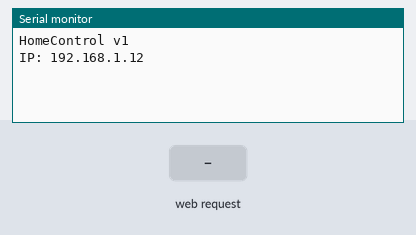
Bench run of a sketch on a simulated Arduino Uno, built with avr-gcc and run on an emulated ATmega328P. Shown: the last lines printed to the serial monitor. Inputs (shaded band) come from the test bench.

Above: at 1.2 s.
1.3 s: HTTP request GET /rawCmd received
At 2.4 s:
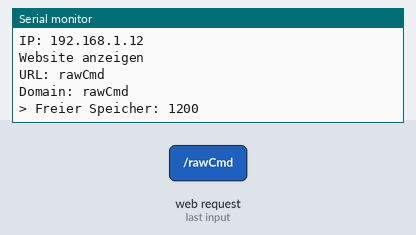
2.8 s: HTTP request GET /schalte received
At 3.15 s:
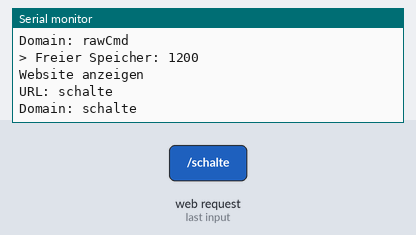

Measured:
- after the input at 1.3 s, the serial monitor: prints a new line at once (image 1)
- after the input at 2.8 s, the serial monitor: prints a new line at once (image 2)

The sketch:

SHYS-Funksender.ino
```cpp
// (licence header left out)
#include <SPI.h>
#include <Ethernet.h>
#include <MemoryFree.h>
#include <RCSwitch.h>

int lastMem = freeMemory();


// Transmitter is connected to Arduino Pin #7
#define TRANSMITTER_PIN 7
//Receiver is on Interrupt 0 - Arduino Pin #2
#define RECEIVER_PIN 2

// Variablen für Netzwerkdienste
EthernetServer HttpServer(80);
EthernetClient interfaceClient;


// Variablen für Webseiten/Parameter
char*      rawCmdAnschluss          = (char*)malloc(sizeof(char)*20);

const int  MAX_BUFFER_LEN           = 80; // max characters in page name/parameter
char       buffer[MAX_BUFFER_LEN+1]; // additional character for terminating null


// Instance of RCSwitch
RCSwitch mySwitch = RCSwitch();

#if defined(__SAM3X8E__)
    #undef __FlashStringHelper::F(string_literal)
    #define F(string_literal) string_literal
#endif

const __FlashStringHelper * htmlHeader;
const __FlashStringHelper * htmlHead;
const __FlashStringHelper * htmlFooter;

// ------------------ Reset stuff --------------------------
void(* resetFunc) (void) = 0;
unsigned long resetMillis;
boolean resetSytem = false;
// --------------- END - Reset stuff -----------------------


/**
 * SETUP
 *
 * Grundeinrichtung der HomeControl
 * - Serielle Ausgabe aktivieren
 * - TFT initialisieren
 * - Netzwerk initialisieren
 * - Webserver starten
 * - IN-/OUT- Pins definieren
 * - Waage initialisieren (Tara)
 */
void setup() {
  unsigned char mac[]  = {0xDE, 0xAD, 0xBE, 0xEF, 0xFE, 0xED  };
  unsigned char ip[]   = { 192, 168, 1, 12 };
  unsigned char dns[]  = { 192, 168, 1, 1  };
  unsigned char gate[] = { 192, 168, 1, 1  };
  unsigned char mask[] = { 255, 255, 255, 0  };

  // Serial initialisieren
  Serial.begin(9600);
  while (!Serial) {
    ; // wait for serial port to connect. Needed for Leonardo only
  }
  Serial.println(F("HomeControl v1"));
  Serial.println();

  mySwitch.enableTransmit(TRANSMITTER_PIN);
  mySwitch.enableReceive(RECEIVER_PIN);

  // Optional set pulse length.
 //mySwitch.setPulseLength(350);


  // Netzwerk initialisieren
  Ethernet.begin(mac, ip, dns, gate, mask);
  HttpServer.begin();

  Serial.print( F("IP: ") );
  Serial.println(Ethernet.localIP());

  initStrings();
}

/**
 * LOOP
 *
 * Standard-Loop-Methode des Arduino Sketch
 * Diese Methode wird nach dem Setup endlos wiederholt.
 *
 * - Gewicht aktualisieren
 * - Webserver:
 *    * auf Client warten
 *      * Falls Client verbunden ist entsprechende Webseite ausgeben
 *        und Verbindung beenden.
 */
void loop() {
  EthernetClient client = HttpServer.available();
  if (client) {
    while (client.connected()) {
      if(client.available()){
        Serial.println(F("Website anzeigen"));
        showWebsite(client);

        Serial.print(F("> Freier Speicher: "));
        Serial.println(freeMemory());
        delay(100);
        client.stop();
      }
    }
  }
  delay(100);
  // Gecachte URL-Parameter leeren
  memset(rawCmdAnschluss,0, sizeof(rawCmdAnschluss));
}

// ---------------------------------------
//     RcSwitch Hilfsmethoden
// ---------------------------------------

void switchWirelessOutlet(long number){
  mySwitch.disableReceive();
  Serial.print("Schalte: ");
  Serial.println(number);
  delay(10);

  int numberStk = number % 5;
  if (numberStk == 0) numberStk = 5;
  if (numberStk < 0) numberStk = numberStk*(-1);

  int numberStkIT = (number-50) % 4;
  if (numberStkIT == 0) numberStkIT = 4;
  if (numberStkIT < 0) numberStkIT = numberStkIT*(-1);

  if (number > 0){
    if (number > 10000) {
      mySwitch.send(number , 24);
    } else if (number > 290  && number <= 306){      //Intertechno Logik
      mySwitch.switchOn('p',((((number-290)-1)/4)+1), numberStkIT);
    } else if (number > 274){
      mySwitch.switchOn('o',((((number-274)-1)/4)+1), numberStkIT);
    } else if (number > 258){
      mySwitch.switchOn('n',((((number-258)-1)/4)+1), numberStkIT);
    } else if (number > 242){
      mySwitch.switchOn('m',((((number-242)-1)/4)+1), numberStkIT);
    } else if (number > 226){
      mySwitch.switchOn('l',((((number-226)-1)/4)+1), numberStkIT);
    } else if (number > 210){
      mySwitch.switchOn('k',((((number-210)-1)/4)+1), numberStkIT);
    } else if (number > 194){
      mySwitch.switchOn('j',((((number-194)-1)/4)+1), numberStkIT);
    } else if (number > 178){
      mySwitch.switchOn('i',((((number-178)-1)/4)+1), numberStkIT);
    } else if (number > 162){
      mySwitch.switchOn('h',((((number-162)-1)/4)+1), numberStkIT);
    } else if (number > 146){
      mySwitch.switchOn('g',((((number-146)-1)/4)+1), numberStkIT);
    } else if (number > 130){
      mySwitch.switchOn('f',((((number-130)-1)/4)+1), numberStkIT);
    } else if (number > 114){
      mySwitch.switchOn('e',((((number-114)-1)/4)+1), numberStkIT);
    } else if (number > 98){
      mySwitch.switchOn('d',((((number-98)-1)/4)+1), numberStkIT);
    } else if (number > 82){
      mySwitch.switchOn('c',((((number-82)-1)/4)+1), numberStkIT);
    } else if (number > 66){
      mySwitch.switchOn('b',((((number-66)-1)/4)+1), numberStkIT);
    } else if (number > 50){
      mySwitch.switchOn('a',((((number-50)-1)/4)+1), numberStkIT);
    }else{
      //Standard Logik
      mySwitch.switchOn(int2bin(((number-1)/5)+1), numberStk);
    }
  } else {
    number = number * (-1);
    //Intertechno Logik
    if (number > 290  && number <= 306){
      mySwitch.switchOff('p',((((number-290)-1)/4)+1), numberStkIT);
    } else if (number > 274){
      mySwitch.switchOff('o',((((number-274)-1)/4)+1), numberStkIT);
    } else if (number > 258){
      mySwitch.switchOff('n',((((number-258)-1)/4)+1), numberStkIT);
    } else if (number > 242){
      mySwitch.switchOff('m',((((number-242)-1)/4)+1), numberStkIT);
    } else if (number > 226){
      mySwitch.switchOff('l',((((number-226)-1)/4)+1), numberStkIT);
    } else if (number > 210){
      mySwitch.switchOff('k',((((number-210)-1)/4)+1), numberStkIT);
    } else if (number > 194){
      mySwitch.switchOff('j',((((number-194)-1)/4)+1), numberStkIT);
    } else if (number > 178){
      mySwitch.switchOff('i',((((number-178)-1)/4)+1), numberStkIT);
    } else if (number > 162){
      mySwitch.switchOff('h',((((number-162)-1)/4)+1), numberStkIT);
    } else if (number > 146){
      mySwitch.switchOff('g',((((number-146)-1)/4)+1), numberStkIT);
    } else if (number > 130){
      mySwitch.switchOff('f',((((number-130)-1)/4)+1), numberStkIT);
    } else if (number > 114){
      mySwitch.switchOff('e',((((number-114)-1)/4)+1), numberStkIT);
    } else if (number > 98){
      mySwitch.switchOff('d',((((number-98)-1)/4)+1), numberStkIT);
    } else if (number > 82){
      mySwitch.switchOff('c',((((number-82)-1)/4)+1), numberStkIT);
    } else if (number > 66){
      mySwitch.switchOff('b',((((number-66)-1)/4)+1), numberStkIT);
    } else if (number > 50){
      mySwitch.switchOff('a',((((number-50)-1)/4)+1), numberStkIT);
    } else {
      //Standard Logik
      mySwitch.switchOff(int2bin(((number-1)/5)+1), numberStk);
    }
  }

  delay(10);
  mySwitch.enableReceive(0);
}


// ---------------------------------------
//     Webserver Hilfsmethoden
// ---------------------------------------

/**
 *  URL auswerten und entsprechende Seite aufrufen
 */
void showWebsite(EthernetClient client){
  char * HttpFrame =  readFromClient(client);

  delay(200);
  boolean pageFound = false;

  char *ptr = strstr(HttpFrame, "favicon.ico");
  if(ptr){
    pageFound = true;
  }
  ptr = strstr(HttpFrame, "index.html");
  if (!pageFound && ptr) {
    runIndexWebpage(client);
    pageFound = true;
  }
  ptr = strstr(HttpFrame, "rawCmd");
  if(!pageFound && ptr){
    runRawCmdWebpage(client, HttpFrame);
    pageFound = true;
  }

  delay(300);

  ptr=NULL;
  HttpFrame=NULL;

 if(!pageFound){
    runIndexWebpage(client);
  }
  delay(20);
}


// ---------------------------------------
//     Webseiten
// ---------------------------------------

/**
 * Startseite anzeigen
 */
void  runIndexWebpage(EthernetClient client){
  showHead(client);

  client.print(F("<h4>Navigation</h4><br/>"
    "<a href='/rawCmd'>Manuelle Schaltung</a><br>"));

  showFooter(client);
}


/**
 * rawCmd anzeigen
 */
void  runRawCmdWebpage(EthernetClient client, char* HttpFrame){
  if (atoi(rawCmdAnschluss)!=0 ) {
    postRawCmd(client, rawCmdAnschluss);
    return;
  }

  showHead(client);

  client.println(F(  "<h4>Manuelle Schaltung</h4><br/>"
                     "<form action='/rawCmd'>"));

  client.println(F( "<b>Anschluss: </b>"
                    "<select name=\"schalte\" size=\"1\" > "));

  for(int i=0; i<=200;i++){
    client.print(F( "  <option value=\""));
    client.print(i);
    client.print(F( "\">Anschluss "));
    client.print(i);
    client.println(F( "</option>"));
  }

  client.println(F( "</select>" ));
  client.println(F( "<input type='submit' value='Abschicken'/>"
                    "</form>"));

  showFooter(client);
}


void postRawCmd(EthernetClient client, char* anschluss){
  showHead(client);

  client.println(F( "<h4> schalten</h4><br/>" ));

  switchWirelessOutlet(atol(anschluss));

  showFooter(client);
}


// ---------------------------------------
//     HTML-Hilfsmethoden
// ---------------------------------------

void showHead(EthernetClient client){
  client.println(htmlHeader);
  client.print("IP: ");
  client.println(Ethernet.localIP());
  client.println(htmlHead);
}


void showFooter(EthernetClient client){
  client.println(F("<div  style=\"position: absolute;left: 30px; bottom: 40px; text-align:left;horizontal-align:left;\" width=200>"));
  client.print(F("<b>Freier Speicher:</b> "));
  client.println(freeMemory());
  client.println(F("</div>"));
  client.print(htmlFooter);
}


void initStrings(){
  htmlHeader = F("HTTP/1.1 200 OK\r\nContent-Type: text/html\r\n");

  htmlHead = F("<html><head>"
    "<title>HomeControl</title>"
    "<style type=\"text/css\">"
    "body{font-family:sans-serif}"
    "*{font-size:14pt}"
    "a{color:#abfb9c;}"
    "</style>"
    "</head><body text=\"white\" bgcolor=\"#494949\">"
    "<center>"
    "<hr><h2>HomeControl</h2><hr>") ;

    htmlFooter = F( "</center>"
    "<a  style=\"position: absolute;left: 30px; bottom: 20px; \"  href=\"/\">Zurueck zum Hauptmenue;</a>"
    "</body></html>");

}


// ---------------------------------------
//     Ethernet - Hilfsmethoden
// ---------------------------------------
/**
 * Zum auswerten der URL des übergebenen Clients
 * (implementiert um angeforderte URL am lokalen Webserver zu parsen)
 */
char* readFromClient(EthernetClient client){
  char paramName[20];
  char paramValue[20];
  char pageName[20];

  if (client) {

    while (client.connected()) {

      if (client.available()) {
        memset(buffer,0, sizeof(buffer)); // clear the buffer

        client.find("/");

        if(byte bytesReceived = client.readBytesUntil(' ', buffer, sizeof(buffer))){
          buffer[bytesReceived] = '\0';

          Serial.print(F("URL: "));
          Serial.println(buffer);

          if(strcmp(buffer, "favicon.ico\0")){
            char* paramsTmp = strtok(buffer, " ?=&/\r\n");
            int cnt = 0;

            while (paramsTmp) {

              switch (cnt) {
                case 0:
                  strcpy(pageName, paramsTmp);
                  Serial.print(F("Domain: "));
                  Serial.println(buffer);
                  break;
                case 1:
                  strcpy(paramName, paramsTmp);
                  Serial.print(F("Parameter: "));
                  Serial.print(paramName);
                  break;
                case 2:
                  strcpy(paramValue, paramsTmp);
                  Serial.print(F(" = "));
                  Serial.println(paramValue);
                  pruefeURLParameter(paramName, paramValue);
                  break;
              }

              paramsTmp = strtok(NULL, " ?=&/\r\n");
              cnt=cnt==0?1:cnt==1?2:1;
            }
          }
        }
      }// end if Client available
      break;
    }// end while Client connected
  }

  return buffer;
}


void pruefeURLParameter(char* tmpName, char* value){
  if(strcmp(tmpName, "schalte")==0 && strcmp(value, "")!=0){
    strcpy(rawCmdAnschluss, value);

    Serial.print(F("OK Anschluss: "));
    Serial.println(rawCmdAnschluss);
  }
}

// ---------------------------------------
//     Allgemeine Hilfsmethoden
// ---------------------------------------
char* int2bin(unsigned int x)
{
  static char buffer[6];
  for (int i=0; i<5; i++) buffer[4-i] = '0' + ((x & (1 << i)) > 0);
  buffer[68] ='\0';
  return buffer;
}
```
